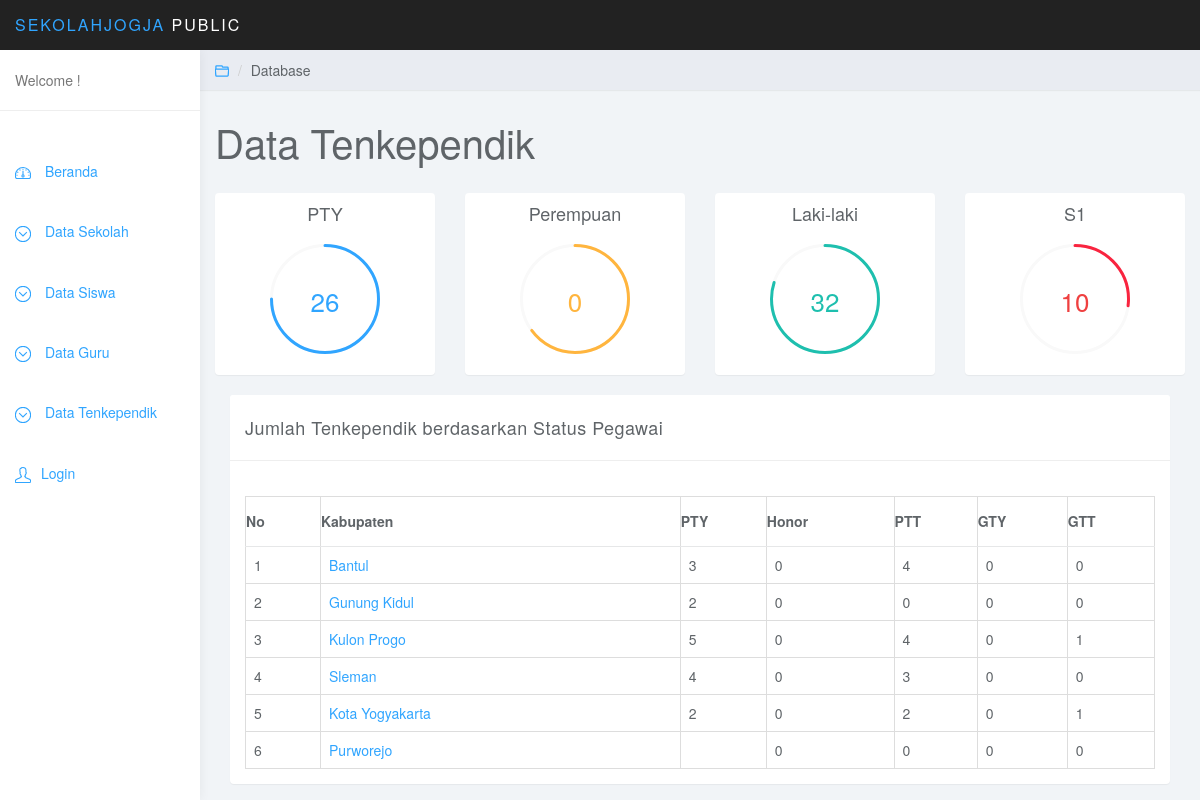
The app's page /index.php/c_public/ten_kab_sts with its own data.
### tables this page shows
CREATE TABLE `kabupaten` (
  `id` int(11) NOT NULL,
  `kabupaten` varchar(20) NOT NULL,
  `id_provinsi` int(11) DEFAULT NULL
);

### application/controllers/c_public.php (called while the page is built, shortened)
<?php
class c_public extends CI_Controller{
	function __construct(){
		$this->load->model('m_public');
        $this->load->model('madmin');
		$this->load->helper('url');
	}
    function ten_kab_sts(){
        $this->load->view('head_public');
        $data['jmltpty'] = $this->madmin->jml_tpty();
        $data['jmltptt'] = $this->madmin->jml_tptt();
        $data['jmltgtt'] = $this->madmin->jml_tgtt();
        $data['jmltgty'] = $this->madmin->jml_tgty();
        $data['kab'] = $this->madmin->kab();
        $data['pty'] = $this->madmin->tn_kab_sts('PTY');
        $data['hnr'] = $this->madmin->tn_kab_sts('Honor');
        $data['ptt'] = $this->madmin->tn_kab_sts('PTT');
        $data['gty'] = $this->madmin->tn_kab_sts('GTY');
        $data['gtt'] = $this->madmin->tn_kab_sts('GTT');
        $this->load->view('page/kab_sts_tn', $data);
        $this->load->view('foot_public');
    }
}

### index.php (called while the page is built, shortened)
<?php
require_once BASEPATH.'core/CodeIgniter.php';

### application/models/madmin.php (called while the page is built, shortened)
<?php
class Madmin extends CI_Model{
    function jml_tpty()
    {
        $sql="SELECT COUNT(status_pegawai) as jmltenpty FROM tenkependik WHERE status_pegawai='PTY'";
        $data = $this->db->query($sql)->result_array();
        return $data;
    }
    function jml_tptt()
    {
        $sql="SELECT COUNT(jk) as jmltenptt FROM tenkependik WHERE jk='Pe'";
        $data = $this->db->query($sql)->result_array();
        return $data;
    }
    function jml_tgtt()
    {
        $sql="SELECT COUNT(jk) as jmltengtt FROM tenkependik WHERE jk='L'";
        $data = $this->db->query($sql)->result_array();
        return $data;
    }
    function jml_tgty()
    {
        $sql="SELECT COUNT(pnd_thr) as jmltengty FROM tenkependik WHERE pnd_thr='S1'";
        $data = $this->db->query($sql)->result_array();
        return $data;
    }
    function kab()
    {
        $sql="select * from kabupaten";
        $data =  $this->db->query($sql)->result_array();
        return $data;
    }
    function tn_kab_sts($a)
    {
        $sql="SELECT k.id as id,COUNT(t.nama) as jumlah FROM tenkependik as t RIGHT JOIN profil as p ON p.npsn = t.npsn RIGHT JOIN kabupaten as k ON p.kab = k.id WHERE t.status_pegawai = '$a' GROUP BY p.kab";
        $data =  $this->db->query($sql)->result_array();
        return $data;
    }
}
?>

### application/views/page/kab_sts_tn.php (the view, shortened to what this page needs)
<div class="col-sm-9 col-sm-offset-3 col-lg-10 col-lg-offset-2 main">
		<div class="row">
			<ol class="breadcrumb">
				<li><a href="#"><svg class="glyph stroked open folder"><use xlink:href="#stroked-open-folder"/></svg></a></li>
				<li>Database</li>
			</ol>
		</div>
		<div class="row">
			<div class="col-lg-12">
				<h1 class="page-header">Data Tenkependik</h1>
			</div>
		</div>
		<div class="row">
			<div class="col-xs-6 col-md-3">
				<div class="panel panel-default">
					<div class="panel-body easypiechart-panel">
						<h4>PTY</h4>
						<div class="easypiechart" id="easypiechart-blue" data-percent="75" ><span class="percent"><?php echo $jmltpty[0]['jmltenpty']?></span>
						</div>
					</div>
				</div>
			</div>
			<div class="col-xs-6 col-md-3">
				<div class="panel panel-default">
					<div class="panel-body easypiechart-panel">
						<h4>Perempuan</h4>
						<div class="easypiechart" id="easypiechart-orange" data-percent="65" ><span class="percent"><?php echo $jmltptt[0]['jmltenptt']?></span>
						</div>
					</div>
				</div>
			</div>
			<div class="col-xs-6 col-md-3">
				<div class="panel panel-default">
					<div class="panel-body easypiechart-panel">
						<h4>Laki-laki</h4>
						<div class="easypiechart" id="easypiechart-teal" data-percent="80" ><span class="percent"><?php echo $jmltgtt[0]['jmltengtt']?></span>
						</div>
					</div>
				</div>
			</div>
			<div class="col-xs-6 col-md-3">
				<div class="panel panel-default">
					<div class="panel-body easypiechart-panel">
						<h4>S1</h4>
						<div class="easypiechart" id="easypiechart-red" data-percent="27" ><span class="percent"><?php echo $jmltgty[0]['jmltengty']?></span>
						</div>
					</div>
				</div>
			</div>
		</div>
		<div class="col-md-12">
				<div class="panel panel-default">
					<div class="panel-heading">Jumlah Tenkependik berdasarkan Status Pegawai</div>
					<div class="panel-body">
							<br>
						<table class="table table-bordered">
						    <thead>
						    <tr align="center">
						    	<th > No</th>
						        <th >Kabupaten</th>
						        <th >PTY</th>
						        <th >Honor</th>
						        <th >PTT</th>
						        <th >GTY</th>
						        <th >GTT</th>
						    </tr>
						    </thead>
						    <tbody>
						    	<?php
			            	$x=0;
			                foreach ($kab as $a)
			                    {
			                    ?>
				            <tr>
				                <td><?php echo $a['id'];?></td>
				                <td><?php echo anchor('c_public/ten_kec_sts/'.$a['id'],$a['kabupaten']);?></td>
				                <td><?php echo $pty[$x]['jumlah'];?></td>
				                <td>
				                <?php
				                $coba=0;
				                if($coba==0)
				                {
				                	    echo '0';
				                }
				                 ?>
				                 </td>
				                <td>
				                <?php
				                $coba=0;
				                foreach ($ptt as $s) {
				                	if($a['id']==$s['id'])
				                	{
				                        echo $s['jumlah'];
				                	$coba++;
				                	}
				                }
				                if($coba==0)
				                {
				                	    echo '0';
				                }
				                 ?>
				                 </td>
				                <td>
				                <?php
				                $coba=0;
				                if($coba==0)
				                {
				                	    echo '0';
				                }
				                 ?>
				                 </td>
				                <td>
				                <?php
				                $coba=0;
				                foreach ($gtt as $s) {
				                	if($a['id']==$s['id'])
				                	{
				                        echo $s['jumlah'];
				                	$coba++;
				                	}
				                }
				                if($coba==0)
				                {
				                	    echo '0';
				                }
				                 ?>
				                 </td>
				                <?php
				                $x++;
				                    }
				                ?>
						    </tbody>
						</table>
					</div>
				</div>
			</div>
	</div>

### assets/css/styles.css (style rules this page uses)
body { background: #f1f4f7; padding-top: 50px; color: #5f6468; }
a, a:hover, a:focus { color: #30a5ff; }
h1, h2, h3, h4, h5, h6 { color: #5f6468; }
h1 { font-weight: 300; font-size: 40px; }
h3, h4 { font-weight: 300; }
.panel { border: 0; }
.panel-heading { font-size: 18px; font-weight: 300; letter-spacing: 0.025em; height: 66px; line-height: 45px; }
.panel-default .panel-heading { background: #fff; border-bottom: 1px solid #eee; color: #5f6468; }
.breadcrumb { border-radius: 0; padding: 10px 15px; background: #e9ecf2; box-shadow: 0 1px 1px rgba(0, 0, 0, .05); margin: 0 ; }
h1.page-header { margin-top: 30px; border-bottom: 0; }
.easypiechart-panel { text-align: center; padding: 1px 0; margin-bottom: 20px; }
.easypiechart { position: relative; text-align: center; width: 120px; height: 120px; margin: 20px auto 10px auto; }
.easypiechart .percent { display: block; position: absolute; font-size: 26px; top: 38px; width: 120px; }
#easypiechart-blue .percent { color: #30a5ff; }
#easypiechart-teal .percent { color: #1ebfae; }
#easypiechart-orange .percent { color: #ffb53e; }
#easypiechart-red .percent { color: #ef4040; }
.table { background: #fff; }
.table>thead>tr>th { border-bottom: 1px solid #e6e7e8; vertical-align: middle; height: 50px; }
.breadcrumb .glyph { height: 14px; width: 14px; margin: -2px 0 0 0; stroke-width: 4px; }

### records on screen
kabupaten: id "1", id+kabupaten "Bantul", jumlah "3", jumlah "4", shows "0"
kabupaten: id "2", id+kabupaten "Gunung Kidul", jumlah "2", shows "0"
kabupaten: id "3", id+kabupaten "Kulon Progo", jumlah "5", jumlah "4", jumlah "1"
kabupaten: id "4", id+kabupaten "Sleman", jumlah "4", jumlah "3", shows "0"
kabupaten: id "5", id+kabupaten "Kota Yogyakarta", jumlah "2", jumlah "1"
kabupaten: id "6", id+kabupaten "Purworejo", shows "0"

### other values on screen
$jmltpty[0]['jmltenpty'] "26"
$jmltptt[0]['jmltenptt'] "0"
$jmltgtt[0]['jmltengtt'] "32"
$jmltgty[0]['jmltengty'] "10"
